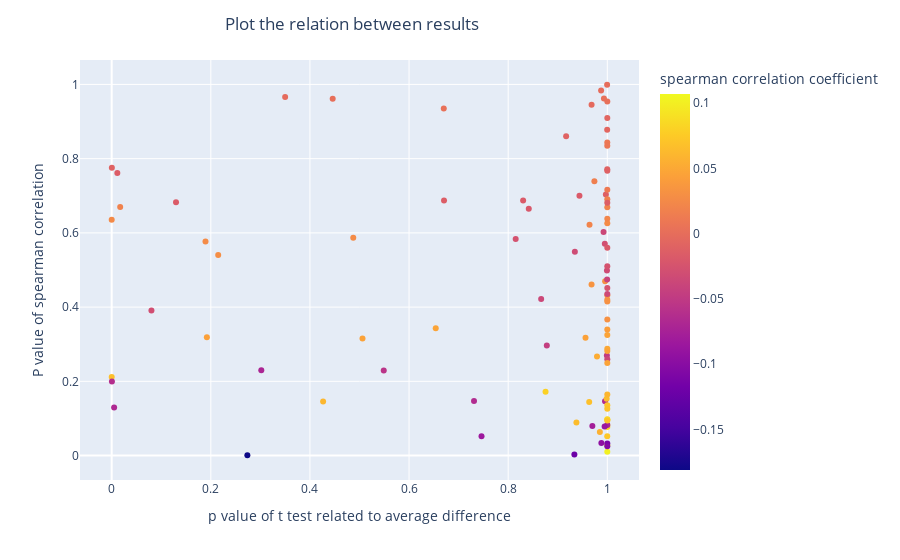

Write notebook code for a chart like this one.
### Code cell
fig = px.scatter(results, x="ttest_noout", y="Test1_Spval", color="Test1_Scoef",hover_name='speaker',
                 labels={"ttest_noout": "p value of t test related to average difference",
                         "Test1_Spval": "P value of spearman correlation",
                         "Test1_Scoef": "spearman correlation coefficient"})
fig.update_layout(title_text='Plot the relation between results',
                         title_x=0.25)
fig.show()
fig.write_html('plot_results.html')

### Figure 1 — Plotly figure (JSON) as saved in the notebook; plotly's stock layout.template omitted (floating-point values rounded to 4 significant figures)
{"data": [{"hovertemplate": "<b>%{hovertext}</b><br><br>p value of t test related to average difference=%{x}<br>P value of spearman correlation=%{y}<br>spearman correlation coefficient=%{marker.color}<extra></extra>", "hovertext": ["Ajit Pai", "Andrew Cuomo", "Andrew Wilson", "Angela Merkel", "Arun Jaitley", "Arvind Kejriwal", "Barack Obama", "Benjamin Netanyahu", "Bernie Sanders", "Bill Gates", "Bill Morneau", "Bill Shorten", "Bill de Blasio", "Bob Iger", "Boris Johnson", "Carl Icahn", "Christine Lagarde", "Chuck Schumer", "Dara Khosrowshahi", "David Cameron", "David Madden", "Devendra Fadnavis", "Dharmendra Pradhan", "Donald Trump", "Elizabeth Warren", "Elon Musk", "Emmanuel Macron", "George Osborne", "Godwin Emefiele", "Hillary Clinton", "Imran Khan", "Jamie Dimon", "Janet Yellen", "Jay Clayton", "Jeff Bezos", "Jeremy Corbyn", "Jerome Powell", "Jim Cramer", "John Mackey ,", "John McDonnell", "Jose Mourinho", "Josh Frydenberg", "Justin Trudeau", "Karen Jones", "Larry Kudlow", "Lawrence Yun", "Leo Varadkar", "Lim Guan Eng", "Mahathir Mohamad", "Malcolm Turnbull", "Marco Rubio", "Margrethe Vestager", "Mario Draghi", "Mark Carney", "Mark Cuban", "Mark Fleming", "Mark Warner", "Mark Zuckerberg", "Michael McCarthy", "Michel Barnier", "Mike Pence", "Mike Pompeo", "Motilal Oswal", "Muhammadu Buhari", "Mukesh Ambani", "Najib Razak", "Nancy Pelosi", "Narendra Modi", "Neil Saunders", "Neil Wilson", "Nicola Sturgeon", "Nitin Gadkari", "Philip Hammond", "Philip Lowe", "Piyush Goyal", "Pope Francis", "Raghuram Rajan", "Rahm Emanuel", "Rahul Gandhi", "Ravi Shankar Prasad", "Richard Cordray", "Rod Sims", "Rodrigo Duterte", "Ron Wyden", "Sadiq Khan", "Satya Nadella", "Scott Gottlieb", "Scott Morrison", "Shaktikanta Das", "Sherrod Brown", "Steven Mnuchin", "Ted Cruz", "Theresa May", "Tim Cook", "Uhuru Kenyatta", "Vladimir Putin", "Warren Buffett", "Wilbur Ross", "Xi Jinping", "Yemi Osinbajo"], "legendgroup": "", "marker": {"color": [-5.029e-05, -0.01012, 0.02864, 0.06789, -0.0298, -0.02033, -0.01027, -0.0778, -0.01264, 0.02628, -0.02931, 0.04667, -0.08385, -0.03229, 0.02981, -0.181, -0.001817, -0.03646, -0.04032, 0.0676, 0.03065, -0.0009512, 0.01747, 0.01081, -0.01953, 0.0314, 0.08214, 0.02566, 0.1071, 0.01844, 0.04158, 0.05241, -0.06726, 0.002545, -0.0488, 0.03238, 0.00946, 0.05646, -0.0333, 0.08871, -0.01012, 0.01884, 0.06469, 0.1013, 0.02599, 0.04516, 0.05028, 0.07737, 0.02179, -0.01776, -0.01714, 0.04488, 0.02629, -0.1216, -0.02606, 0.07962, 0.01567, -0.02533, 0.06072, -0.007054, -0.04536, -0.111, 0.03205, -0.01489, -0.03607, -0.06463, 0.03411, -0.03637, -0.06477, -0.07199, -0.01779, 0.06434, -0.1038, 0.09038, 0.07131, 0.003597, -0.0156, 0.04366, 0.002252, -0.003304, -0.06219, 0.002044, -0.03463, -0.006455, 0.04696, -0.08697, 0.04645, -0.01112, -0.07072, 0.008458, 0.05988, -0.05608, 0.04622, -0.01493, -0.09513, 0.07385, -0.02425, 0.07242, 0.02052, 0.06989], "coloraxis": "coloraxis", "symbol": "circle"}, "mode": "markers", "name": "", "orientation": "v", "showlegend": false, "type": "scatter", "x": [0.9996, 0.9999, 0.2149, 0.9635, 0.08019, 0.8415, 0.0003002, 0.9699, 0.9971, 0.1892, 0.995, 0.6538, 0.7462, 0.9345, 0.9956, 0.2738, 0.35, 0.8665, 0.9996, 1.104e-08, 1.0, 0.9875, 1.0, 1, 1.0, 1.0, 1.0, 1.512e-14, 0.9999, 0.01712, 1.0, 0.9792, 0.004856, 1.0, 0.9991, 1.0, 1.0, 0.985, 0.9993, 1.0, 0.9169, 1.0, 0.9377, 1.0, 1.0, 0.5061, 1.0, 1.0, 1.0, 0.8302, 0.1298, 0.9561, 0.4874, 0.9335, 0.8151, 0.8754, 0.974, 1.0, 0.4266, 1.0, 0.878, 1.0, 1.0, 1.0, 0.9924, 0.7311, 0.9682, 1.0, 0.9954, 1, 0.9438, 0.9987, 1.0, 1.0, 1.0, 0.6701, 0.01136, 0.192, 0.9933, 0.9683, 0.0004438, 0.4459, 1.0, 0.9997, 1.0, 0.9946, 1.0, 1.0, 0.3018, 1.0, 1.0, 0.5489, 1.0, 0.6706, 0.988, 0.9998, 1.0, 1.0, 0.9641, 1.0], "xaxis": "x", "y": [0.9991, 0.7713, 0.5406, 0.1442, 0.3907, 0.665, 0.7755, 0.07951, 0.7035, 0.5766, 0.5705, 0.3429, 0.05213, 0.5495, 0.4694, 0.0008569, 0.9663, 0.4221, 0.4744, 0.2117, 0.4152, 0.9839, 0.6907, 0.7163, 0.5596, 0.3666, 0.07682, 0.6353, 0.02768, 0.6695, 0.3399, 0.2672, 0.1296, 0.954, 0.2695, 0.4317, 0.8437, 0.06361, 0.4987, 0.08253, 0.8601, 0.6689, 0.08903, 0.01032, 0.626, 0.3155, 0.2877, 0.09819, 0.6382, 0.6876, 0.6825, 0.3175, 0.5866, 0.002879, 0.5835, 0.1719, 0.7391, 0.5103, 0.1459, 0.9095, 0.2963, 0.03225, 0.4202, 0.6812, 0.6023, 0.1474, 0.4611, 0.2597, 0.1465, 0.08216, 0.6999, 0.1529, 0.02494, 0.09665, 0.0945, 0.9353, 0.7611, 0.319, 0.9621, 0.9453, 0.1997, 0.9616, 0.4352, 0.878, 0.2814, 0.07859, 0.325, 0.7676, 0.2299, 0.8345, 0.1647, 0.2289, 0.2493, 0.6869, 0.03381, 0.05215, 0.4518, 0.1356, 0.6221, 0.1262], "yaxis": "y"}], "layout": {"coloraxis": {"colorbar": {"title": {"text": "spearman correlation coefficient"}}, "colorscale": [[0, "#0d0887"], [0.1111, "#46039f"], [0.2222, "#7201a8"], [0.3333, "#9c179e"], [0.4444, "#bd3786"], [0.5556, "#d8576b"], [0.6667, "#ed7953"], [0.7778, "#fb9f3a"], [0.8889, "#fdca26"], [1, "#f0f921"]]}, "legend": {"tracegroupgap": 0}, "margin": {"t": 60}, "title": {"text": "Plot the relation between results", "x": 0.25}, "xaxis": {"anchor": "y", "domain": [0, 1], "title": {"text": "p value of t test related to average difference"}}, "yaxis": {"anchor": "x", "domain": [0, 1], "title": {"text": "P value of spearman correlation"}}}}
